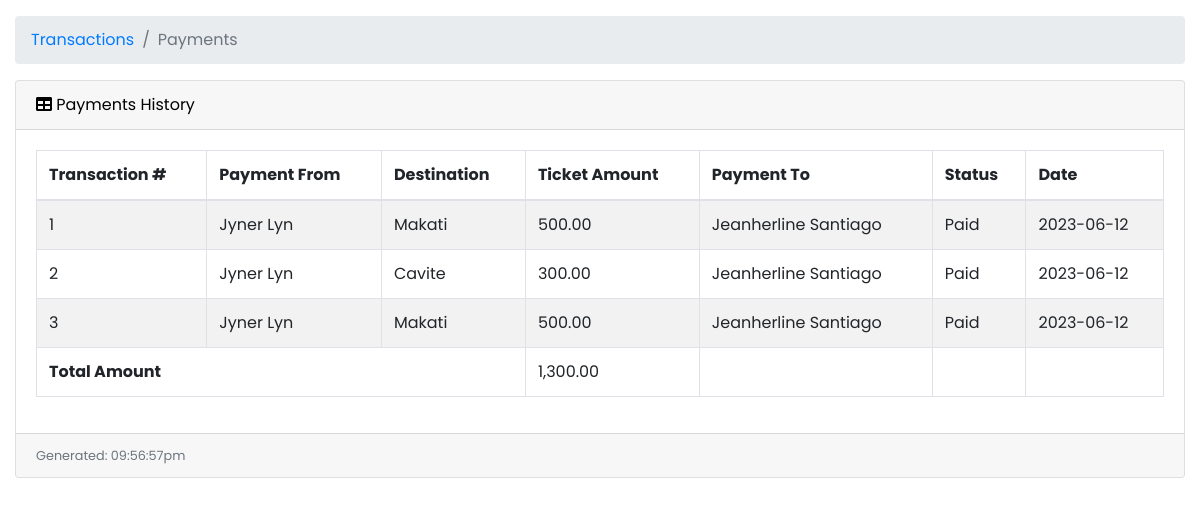
The app's page /user/payments.php (signed in), older data.
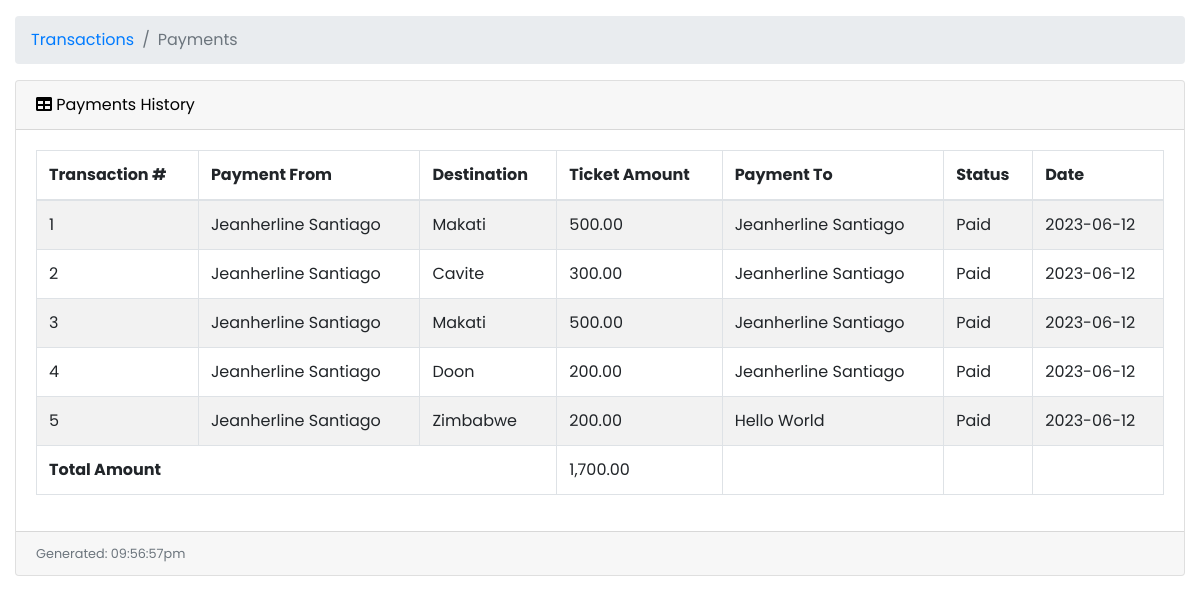
The same page, newer data.
### tables this page shows
CREATE TABLE `payment` (
  `payment_id` int(11) NOT NULL,
  `booking_id` int(11) NOT NULL,
  `ticket_amount` decimal(6,2) NOT NULL,
  `payment_to` varchar(30) NOT NULL,
  `payment_status` varchar(15) NOT NULL,
  `date` date NOT NULL,
  `created_at` timestamp NOT NULL DEFAULT current_timestamp(),
  `updated_at` timestamp NOT NULL DEFAULT current_timestamp() ON UPDATE current_timestamp()
);

CREATE TABLE `user_profile` (
  `user_id` int(11) NOT NULL,
  `profile_photo` varchar(255) DEFAULT NULL,
  `first_name` varchar(30) NOT NULL,
  `middle_name` varchar(30) NOT NULL,
  `last_name` varchar(30) NOT NULL,
  `city_id` int(11) NOT NULL,
  `nationality` varchar(30) NOT NULL,
  `gender` varchar(10) NOT NULL,
  `birthdate` date NOT NULL,
  `email` varchar(50) NOT NULL,
  `password` varchar(255) NOT NULL,
  `ticket_balance` varchar(255) DEFAULT NULL,
  `role` varchar(255) NOT NULL,
  `is_vaxxed` tinyint(1) NOT NULL DEFAULT 0,
  `vax_card` varchar(255) DEFAULT NULL,
  `is_agree` tinyint(1) NOT NULL DEFAULT 1,
  `created_at` timestamp NOT NULL DEFAULT current_timestamp(),
  `updated_at` timestamp NOT NULL DEFAULT current_timestamp() ON UPDATE current_timestamp()
);

CREATE TABLE `route` (
  `route_id` int(11) NOT NULL,
  `car_id` int(11) NOT NULL,
  `pickup_loc` varchar(255) NOT NULL,
  `dropoff_loc` varchar(255) NOT NULL,
  `departure` datetime NOT NULL DEFAULT current_timestamp(),
  `est_arrival_time` time NOT NULL,
  `route_status` varchar(15) NOT NULL,
  `cancellation_reason` varchar(255) DEFAULT NULL,
  `created_at` timestamp NOT NULL DEFAULT current_timestamp(),
  `updated_at` timestamp NOT NULL DEFAULT current_timestamp() ON UPDATE current_timestamp()
);

### user/payments.php (the view, shortened to what this page needs)
<?php
include('../db.php');
?>
<!DOCTYPE html>
<html lang="en">
<head>
    <link href="vendor/fontawesome-free/css/all.min.css" rel="stylesheet" type="text/css">
    <link href="vendor/datatables/dataTables.bootstrap4.css" rel="stylesheet">
    <link href="vendor/css/sb-admin.css" rel="stylesheet">
</head>
<body id="page-top">
    <div id="wrapper">
        <div id="content-wrapper">
            <div class="container-fluid">
                <?php
                if ($_SESSION['role'] == "City Admin" || $_SESSION['role'] == "Main Admin") {
                ?>
                    <ol class="breadcrumb">
                        <li class="breadcrumb-item">
                            <a href="#">Transactions</a>
                        </li>
                        <li class="breadcrumb-item active">Payments</li>
                    </ol>
                    <div class="card mb-3">
                        <div class="card-header">
                            <i class="fas fa-table"></i>
                            Payments History
                        </div>
                        <div class="card-body">
                            <div class="table-responsive">
                                <table class="table table-bordered table-striped table-hover" id="dataTable" width="100%" cellspacing="0">
                                    <thead>
                                        <tr>
                                            <th>Transaction #</th>
                                            <th>Payment From</th>
                                            <th>Destination</th>
                                            <th>Ticket Amount</th>
                                            <th>Payment To</th>
                                            <th>Status</th>
                                            <th>Date</th>
                                        </tr>
                                    </thead>
                                    <tbody>
                                        <?php
                                        $query = "SELECT p.*, b.booking_id, u.first_name, u.last_name, r.dropoff_loc
                                        FROM payment p
                                        INNER JOIN booking b ON p.booking_id = b.booking_id
                                        INNER JOIN seat s ON b.seat_id = s.seat_id
                                        INNER JOIN route r ON s.route_id = r.route_id
                                        INNER JOIN user_profile u ON b.user_id = u.user_id
                                        WHERE p.payment_status = 'Paid'
                                        ORDER BY p.created_at ASC";
                                        $stmt = $db->prepare($query);
                                        $stmt->execute();
                                        $result = $stmt->get_result();
                                        $count = 1;
                                        $totalTicketAmount = 0;
                                        while ($row = $result->fetch_assoc()) {
                                            echo "<tr>";
                                            echo "<td>" . $count . "</td>";
                                            echo "<td>" . $row['first_name'] . " " . $row['last_name'] . "</td>";
                                            echo "<td>" . $row['dropoff_loc'] . "</td>";
                                            echo "<td>" . number_format($row['ticket_amount'], 2) . "</td>";
                                            echo "<td>" . $row['payment_to'] . "</td>";
                                            echo "<td>" . $row['payment_status'] . "</td>";
                                            echo "<td>" . $row['date'] . "</td>";
                                            echo "</tr>";
                                            $totalTicketAmount += $row['ticket_amount'];
                                            $count++;
                                        }
                                        ?>
                                    <tfoot>
                                        <tr>
                                            <td colspan="3"><b>Total Amount</b></td>
                                            <td colspan="1"><?php echo number_format($totalTicketAmount, 2); ?></td>
                                            <td></td>
                                            <td></td>
                                            <td></td>
                                        </tr>
                                    </tfoot>
                                </table>
                            </div>
                        </div>
                        <div class="card-footer small text-muted">
                            <?php
                            echo "Generated: " . date("h:i:sa");
                            ?>
                        </div>
                    </div>
                <?php
                } else if ($_SESSION['role'] == 'Passenger') {
                ?>
                    <ol class="breadcrumb">
                        <li class="breadcrumb-item">
                            <a href="#">Transactions</a>
                        </li>
                        <li class="breadcrumb-item active">Payments</li>
                    </ol>
                    <div class="card mb-3">
                        <div class="card-header">
                            <i class="fas fa-table"></i>
                            Payments History
                        </div>
                        <div class="card-body">
                            <div class="table-responsive">
                                <table class="table table-bordered table-striped table-hover" id="dataTable" width="100%" cellspacing="0">
                                    <thead>
                                        <tr>
                                            <th>Transaction #</th>
                                            <th>Payment From</th>
                                            <th>Destination</th>
                                            <th>Ticket Amount</th>
                                            <th>Payment To</th>
                                            <th>Status</th>
                                            <th>Date</th>
                                        </tr>
                                    </thead>
                                    <tbody>
                                        <?php
                                        $user_id = $_SESSION['user_id'];
                                        $query = "SELECT p.*, b.booking_id, u.first_name, u.last_name, r.dropoff_loc
                                               FROM payment p
                                               INNER JOIN booking b ON p.booking_id = b.booking_id
                                               INNER JOIN seat s ON b.seat_id = s.seat_id
                                               INNER JOIN route r ON s.route_id = r.route_id
                                               INNER JOIN user_profile u ON b.user_id = u.user_id
                                               WHERE p.payment_status = 'Paid' AND b.user_id = $user_id
                                               ORDER BY p.created_at ASC";
                                        $stmt = $db->prepare($query);
                                        $stmt->execute();
                                        $result = $stmt->get_result();
                                        $count = 1;
                                        $totalPesoAmount = 0;
                                        $totalTicketAmount = 0;
                                        $totalConvenienceFee = 0;
                                        while ($row = $result->fetch_assoc()) {
                                            echo "<tr>";
                                            echo "<td>" . $count . "</td>";
                                            echo "<td>" . $row['first_name'] . " " . $row['last_name'] . "</td>";
                                            echo "<td>" . $row['dropoff_loc'] . "</td>";
                                            echo "<td>" . number_format($row['ticket_amount'], 2) . "</td>";
                                            echo "<td>" . $row['payment_to'] . "</td>";
                                            echo "<td>" . $row['payment_status'] . "</td>";
                                            echo "<td>" . $row['date'] . "</td>";
                                            echo "</tr>";
                                            $totalTicketAmount += $row['ticket_amount'];
                                            $count++;
                                        }
                                        ?>
                                    <tfoot>
                                        <tr>
                                            <td colspan="3"><b>Total Amount</b></td>
                                            <td colspan="1"><?php echo number_format($totalTicketAmount, 2); ?></td>
                                            <td></td>
                                            <td></td>
                                            <td></td>
                                        </tr>
                                    </tfoot>
                                </table>
                            </div>
                        </div>
                        <div class="card-footer small text-muted">
                            <?php
                            date_default_timezone_set("Africa/Nairobi");
                            echo "Generated: " . date("h:i:sa");
                            ?>
                        </div>
                    </div>
                <?php
                } else if ($_SESSION['role'] == 'Driver') {
                ?>
                    <ol class="breadcrumb">
                        <li class="breadcrumb-item">
                            <a href="#">Transactions</a>
                        </li>
                        <li class="breadcrumb-item active">Payments</li>
                    </ol>
                    <div class="card mb-3">
                        <div class="card-header">
                            <i class="fas fa-table"></i>
                            Payments History
                        </div>
                        <div class="card-body">
                            <div class="table-responsive">
                                <table class="table table-bordered table-striped table-hover" id="dataTable" width="100%" cellspacing="0">
                                    <thead>
                                        <tr>
                                            <th>Transaction #</th>
                                            <th>Payment From</th>
                                            <th>Destination</th>
                                            <th>Ticket Amount</th>
                                            <th>Payment To</th>
                                            <th>Status</th>
                                            <th>Date</th>
                                        </tr>
                                    </thead>
                                    <tbody>
                                        <?php
                                        $user_id = $_SESSION['user_id'];
                                        $query = "SELECT p.*, b.booking_id, u.first_name, u.last_name, r.dropoff_loc
                                        FROM payment p
                                        INNER JOIN booking b ON p.booking_id = b.booking_id
                                        INNER JOIN user_profile u ON b.user_id = u.user_id
                                        INNER JOIN seat s ON b.seat_id = s.seat_id
                                        INNER JOIN route r ON s.route_id = r.route_id
                                        INNER JOIN car c ON r.car_id = c.car_id
                                        WHERE p.payment_status = 'Paid' AND c.user_id = $user_id
                                        ORDER BY p.created_at ASC";
                                        $stmt = $db->prepare($query);
                                        $stmt->execute();
                                        $result = $stmt->get_result();
                                        $count = 1;
                                        $totalPesoAmount = 0;
                                        $totalTicketAmount = 0;
                                        $totalConvenienceFee = 0;
                                        while ($row = $result->fetch_assoc()) {
                                            echo "<tr>";
                                            echo "<td>" . $count . "</td>";
                                            echo "<td>" . $row['first_name'] . " " . $row['last_name'] . "</td>";
                                            echo "<td>" . $row['dropoff_loc'] . "</td>";
                                            echo "<td>" . number_format($row['ticket_amount'], 2) . "</td>";
                                            echo "<td>" . $row['payment_to'] . "</td>";
                                            echo "<td>" . $row['payment_status'] . "</td>";
                                            echo "<td>" . $row['date'] . "</td>";
                                            echo "</tr>";
                                            $totalPesoAmount += $row['ticket_amount'];
                                            $count++;
                                        }
                                        ?>
                                    <tfoot>
                                        <tr>
                                            <td colspan="3"><b>Total Amount</b></td>
                                            <td colspan="1"><?php echo number_format($totalTicketAmount, 2); ?></td>
                                            <td></td>
                                            <td></td>
                                            <td></td>
                                        </tr>
                                    </tfoot>
                                </table>
                            </div>
                        </div>
                        <div class="card-footer small text-muted">
                            <?php
                            date_default_timezone_set("Africa/Nairobi");
                            echo "Generated: " . date("h:i:sa");
                            ?>
                        </div>
                    </div>
                <?php
                }
                ?>
            </div>
        </div>
    </div>
</body>
</html>

Row changes from the older to the newer data that the page shows:
changed through a linked row, payment (number 1 of 5 on the later page): user_profile.first_name "Jyner" → "Jeanherline"; user_profile.last_name "Lyn" → "Santiago"
changed through a linked row, payment "Cavite": user_profile.first_name "Jyner" → "Jeanherline"; user_profile.last_name "Lyn" → "Santiago"
changed through a linked row, payment (number 3 of 5 on the later page): user_profile.first_name "Jyner" → "Jeanherline"; user_profile.last_name "Lyn" → "Santiago"
added payment: user_profile.first_name "Jeanherline", user_profile.last_name "Santiago", route.dropoff_loc "Doon", ticket_amount "200.00", payment_to "Jeanherline Santiago", payment_status "Paid", date "2023-06-12"
added payment: user_profile.first_name "Jeanherline", user_profile.last_name "Santiago", route.dropoff_loc "Zimbabwe", ticket_amount "200.00", payment_to "Hello World", payment_status "Paid", date "2023-06-12"
Text that changed along with them:
$totalTicketAmount: "1,300.00" → "1,700.00"
